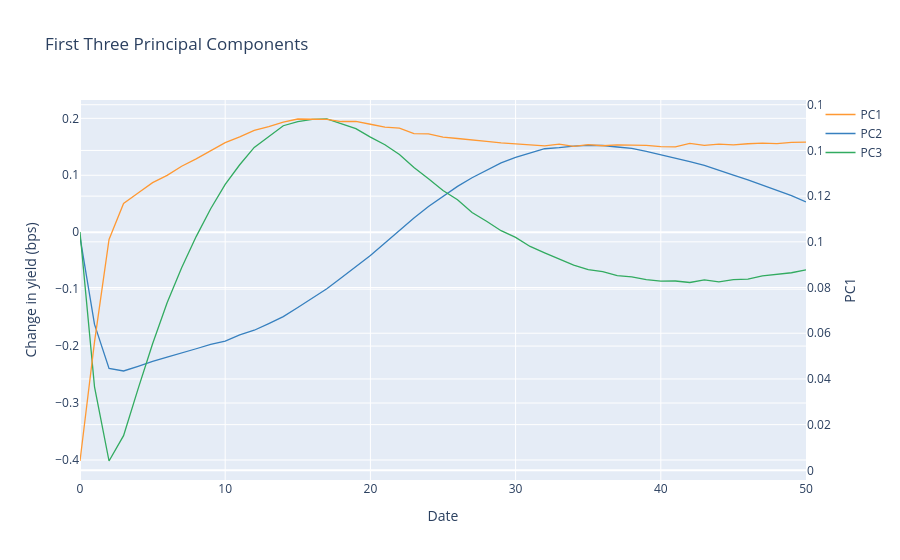

The notebook cell saved with this chart:
### Code cell
pcadf.iplot(
    secondary_y='PC1',  
    layout=dict(
        title='First Three Principal Components',
        xaxis=dict(
            title=dict(text='Date')  
        ),
        yaxis=dict(
            title=dict(text='Change in yield (bps)') 
        ),
        yaxis2=dict(
            title=dict(text='PC1'), 
            overlaying='y',
            side='right' 
        )
    )
)

### Figure 1 — Plotly figure (JSON) as saved in the notebook; plotly's stock layout.template omitted (floating-point values rounded to 4 significant figures)
{"data": [{"line": {"color": "rgba(255, 153, 51, 1.0)", "dash": "solid", "shape": "linear", "width": 1.3}, "mode": "lines", "name": "PC1", "text": "", "type": "scatter", "x": [0, 1, 2, 3, 4, 5, 6, 7, 8, 9, 10, 11, 12, 13, 14, 15, 16, 17, 18, 19, 20, 21, 22, 23, 24, 25, 26, 27, 28, 29, 30, 31, 32, 33, 34, 35, 36, 37, 38, 39, 40, 41, 42, 43, 44, 45, 46, 47, 48, 49, 50], "xaxis": "x", "y": [0.004091, 0.0562, 0.101, 0.1168, 0.1214, 0.1259, 0.1291, 0.1331, 0.1363, 0.1397, 0.1434, 0.1459, 0.1487, 0.1504, 0.1524, 0.1538, 0.1536, 0.1536, 0.1527, 0.1528, 0.1515, 0.1502, 0.1498, 0.1474, 0.1472, 0.1459, 0.1452, 0.1447, 0.144, 0.1433, 0.1429, 0.1426, 0.142, 0.1427, 0.1417, 0.1425, 0.1421, 0.1425, 0.1423, 0.1422, 0.1417, 0.1415, 0.1431, 0.1422, 0.1427, 0.1425, 0.1429, 0.1432, 0.143, 0.1435, 0.1436], "yaxis": "y2"}, {"line": {"color": "rgba(55, 128, 191, 1.0)", "dash": "solid", "shape": "linear", "width": 1.3}, "mode": "lines", "name": "PC2", "text": "", "type": "scatter", "x": [0, 1, 2, 3, 4, 5, 6, 7, 8, 9, 10, 11, 12, 13, 14, 15, 16, 17, 18, 19, 20, 21, 22, 23, 24, 25, 26, 27, 28, 29, 30, 31, 32, 33, 34, 35, 36, 37, 38, 39, 40, 41, 42, 43, 44, 45, 46, 47, 48, 49, 50], "y": [-0.008275, -0.1619, -0.2392, -0.2437, -0.2355, -0.2268, -0.2195, -0.2115, -0.2047, -0.1971, -0.1912, -0.1804, -0.1721, -0.1604, -0.1482, -0.1322, -0.1163, -0.09937, -0.07989, -0.06076, -0.04096, -0.01915, 0.002883, 0.02479, 0.04512, 0.06252, 0.08054, 0.09564, 0.1093, 0.1219, 0.1313, 0.1396, 0.1466, 0.1486, 0.1514, 0.1526, 0.1523, 0.1496, 0.1474, 0.142, 0.1364, 0.1304, 0.1238, 0.1175, 0.1084, 0.1002, 0.09194, 0.0826, 0.07372, 0.06416, 0.05323]}, {"line": {"color": "rgba(50, 171, 96, 1.0)", "dash": "solid", "shape": "linear", "width": 1.3}, "mode": "lines", "name": "PC3", "text": "", "type": "scatter", "x": [0, 1, 2, 3, 4, 5, 6, 7, 8, 9, 10, 11, 12, 13, 14, 15, 16, 17, 18, 19, 20, 21, 22, 23, 24, 25, 26, 27, 28, 29, 30, 31, 32, 33, 34, 35, 36, 37, 38, 39, 40, 41, 42, 43, 44, 45, 46, 47, 48, 49, 50], "y": [0.0002345, -0.2715, -0.4018, -0.3572, -0.2752, -0.1958, -0.1239, -0.06243, -0.007698, 0.04113, 0.08398, 0.1184, 0.1489, 0.1688, 0.187, 0.1943, 0.198, 0.1988, 0.1908, 0.1819, 0.167, 0.1535, 0.1363, 0.1138, 0.09392, 0.07323, 0.05702, 0.03472, 0.01921, 0.00266, -0.009064, -0.02501, -0.03641, -0.04765, -0.05787, -0.06577, -0.0693, -0.07618, -0.07847, -0.08332, -0.08605, -0.08572, -0.08834, -0.08375, -0.08711, -0.08313, -0.08248, -0.07681, -0.07406, -0.07119, -0.06619]}], "layout": {"title": {"text": "First Three Principal Components"}, "xaxis": {"title": {"text": "Date"}}, "yaxis": {"title": {"text": "Change in yield (bps)"}}, "yaxis2": {"overlaying": "y", "side": "right", "title": {"text": "PC1"}}}}
